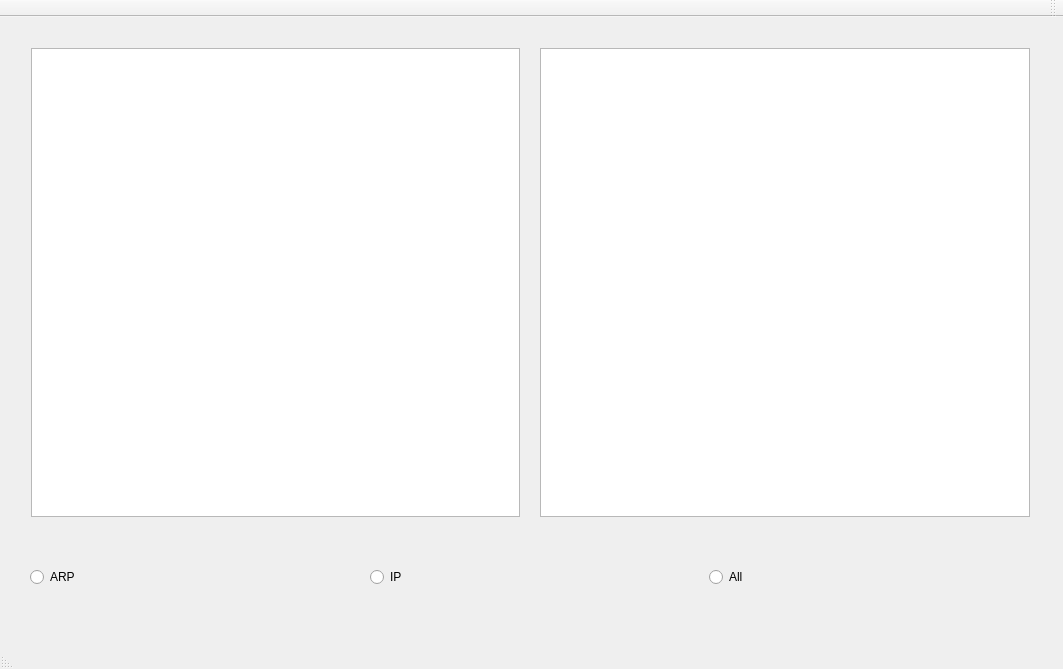
<?xml version="1.0" encoding="UTF-8"?>
<ui version="4.0">
 <class>MainWindow</class>
 <widget class="QMainWindow" name="MainWindow">
  <property name="geometry">
   <rect>
    <x>0</x>
    <y>0</y>
    <width>1063</width>
    <height>669</height>
   </rect>
  </property>
  <property name="windowTitle">
   <string>MainWindow</string>
  </property>
  <property name="layoutDirection">
   <enum>Qt::RightToLeft</enum>
  </property>
  <widget class="QWidget" name="centralWidget">
   <widget class="QWidget" name="horizontalLayoutWidget">
    <property name="geometry">
     <rect>
      <x>20</x>
      <y>20</y>
      <width>1021</width>
      <height>491</height>
     </rect>
    </property>
    <layout class="QHBoxLayout" name="horizontalLayout">
     <property name="spacing">
      <number>20</number>
     </property>
     <item>
      <widget class="QTextEdit" name="textEdit"/>
     </item>
     <item>
      <widget class="QTableWidget" name="tableWidget">
       <property name="sizePolicy">
        <sizepolicy hsizetype="Expanding" vsizetype="Expanding">
         <horstretch>0</horstretch>
         <verstretch>0</verstretch>
        </sizepolicy>
       </property>
       <property name="maximumSize">
        <size>
         <width>16777172</width>
         <height>16777215</height>
        </size>
       </property>
      </widget>
     </item>
    </layout>
   </widget>
   <widget class="QWidget" name="horizontalLayoutWidget_2">
    <property name="geometry">
     <rect>
      <x>19</x>
      <y>530</y>
      <width>1021</width>
      <height>61</height>
     </rect>
    </property>
    <layout class="QHBoxLayout" name="horizontalLayout_2">
     <property name="spacing">
      <number>20</number>
     </property>
     <item>
      <widget class="QRadioButton" name="radioAll">
       <property name="layoutDirection">
        <enum>Qt::LeftToRight</enum>
       </property>
       <property name="text">
        <string>All</string>
       </property>
      </widget>
     </item>
     <item>
      <widget class="QRadioButton" name="radioIp">
       <property name="layoutDirection">
        <enum>Qt::LeftToRight</enum>
       </property>
       <property name="text">
        <string>IP</string>
       </property>
      </widget>
     </item>
     <item>
      <widget class="QRadioButton" name="radioARP">
       <property name="layoutDirection">
        <enum>Qt::LeftToRight</enum>
       </property>
       <property name="text">
        <string>ARP</string>
       </property>
      </widget>
     </item>
    </layout>
   </widget>
  </widget>
  <widget class="QMenuBar" name="menuBar">
   <property name="geometry">
    <rect>
     <x>0</x>
     <y>0</y>
     <width>1063</width>
     <height>22</height>
    </rect>
   </property>
  </widget>
  <widget class="QToolBar" name="mainToolBar">
   <attribute name="toolBarArea">
    <enum>TopToolBarArea</enum>
   </attribute>
   <attribute name="toolBarBreak">
    <bool>false</bool>
   </attribute>
  </widget>
  <widget class="QStatusBar" name="statusBar"/>
 </widget>
 <layoutdefault spacing="6" margin="11"/>
 <resources/>
 <connections/>
</ui>
